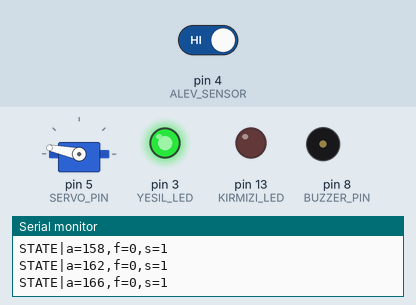
Simulated run of this sketch. Board: Arduino Uno, built with avr-gcc and run on an emulated ATmega328P. Parts: servo, output pins drawn as LEDs (lit = HIGH), buzzer (waves = sounding, pin HIGH), the last lines printed to the serial monitor. The test bench sets the inputs (shaded band); at power-on: pin 4 (ALEV_SENSOR) HIGH.

Above: at 1.2 s.
1.3 s: pin 4 (ALEV_SENSOR) driven LOW
4.3 s: pin 4 (ALEV_SENSOR) driven HIGH
At 5.32 s:
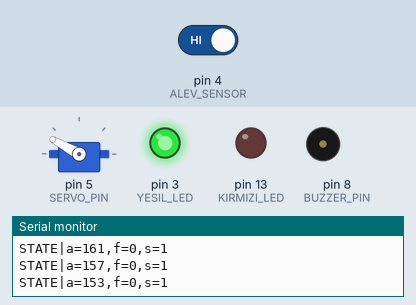
At 5.93 s:
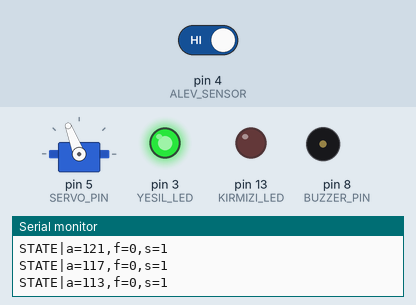
7.3 s: pin 4 (ALEV_SENSOR) driven LOW
At 16.25 s:
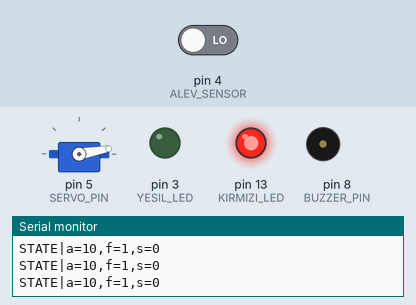
Timing chart, 0 to 16.3 s (numbered marks = the images above; inputs shaded):
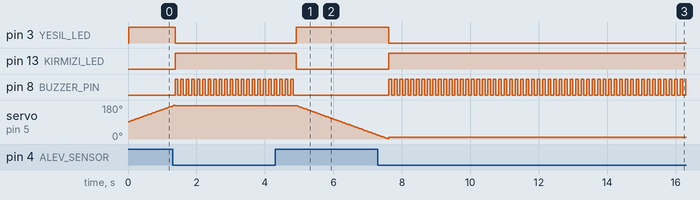

Measured:
- after the input at 1.3 s, pin 3 (YESIL_LED): HIGH → LOW after 0.08 s; pin 13 (KIRMIZI_LED): LOW → HIGH after 0.08 s; pin 8 (BUZZER_PIN): alternates HIGH for 0.08 s and LOW for 0.08 s, starting after 0.08 s; servo on pin 5 (SERVO_PIN): goes on until 1.4 s, then stays 177°
- after the input at 4.3 s, pin 3 (YESIL_LED): LOW → HIGH after 0.61 s; pin 13 (KIRMIZI_LED): HIGH → LOW after 0.61 s; pin 8 (BUZZER_PIN): goes on until 4.8 s, then stays LOW; servo on pin 5 (SERVO_PIN): moves from 177° to 21° over 2.4 s, starting after 0.63 s
- after the input at 7.3 s, pin 3 (YESIL_LED): HIGH → LOW after 0.32 s; pin 13 (KIRMIZI_LED): LOW → HIGH after 0.32 s; pin 8 (BUZZER_PIN): alternates HIGH for 0.08 s and LOW for 0.08 s, starting after 0.32 s

The sketch:

alev_tespit_projesi.ino
```cpp
#include <Servo.h>

#define ALEV_SENSOR 4
#define KIRMIZI_LED 13
#define BUZZER_PIN 8
#define SERVO_PIN 5
#define YESIL_LED 3

/*
  Servo kalibrasyonu:
  - SERVO_RAW_LEFT: sensor tam sola bakarken gereken write() degeri
  - SERVO_RAW_CENTER: sensor duz ortaya bakarken gereken write() degeri
  - SERVO_RAW_RIGHT: sensor tam saga bakarken gereken write() degeri

  Arduino servo feedback vermez; bu nedenle "gercek" aci olarak ancak
  komut edilen konumu kalibre edip raporlayabiliriz.
*/
const int SERVO_RAW_LEFT = 0;
const int SERVO_RAW_CENTER = 90;
const int SERVO_RAW_RIGHT = 180;

/*
  Yeni analiz mantigi:
  - Alev ilk goruldugunde servo hemen durmaz.
  - Sensor alevi gordugu sure boyunca taramaya devam edilir.
  - Gorulen araligin orta noktasi "tespit acisi" kabul edilir.
  - Servo o orta noktaya donup alarm verir.

  Boylece ilk temas noktasi yerine alevin merkezine daha yakin bir aci elde edilir.
*/
const unsigned long STATE_INTERVAL_MS = 55;
const unsigned long TRACK_GAP_MS = 90;
const unsigned long TRACK_TIMEOUT_MS = 2500;
const unsigned long CLEAR_DEBOUNCE_MS = 350;

Servo sg90s;

int rawPos = SERVO_RAW_CENTER;
int sweepDir = 1;

bool scanning = true;
bool ledsAuto = true;
bool alarmActive = false;
bool trackingSpan = false;

int confirmedAngle = 90;
int trackStartAngle = 0;
int trackEndAngle = 0;

unsigned long trackStartedMs = 0;
unsigned long lastFlameSeenMs = 0;
unsigned long clearCandidateMs = 0;
unsigned long lastStateMs = 0;

int clampRawServo(int raw) {
  if (raw < SERVO_RAW_LEFT) {
    return SERVO_RAW_LEFT;
  }
  if (raw > SERVO_RAW_RIGHT) {
    return SERVO_RAW_RIGHT;
  }
  return raw;
}

int mapConstrainedLong(
  long value,
  long inMin,
  long inMax,
  long outMin,
  long outMax
) {
  if (inMin == inMax) {
    return (int)outMin;
  }

  long mapped = map(value, inMin, inMax, outMin, outMax);
  if (outMin < outMax) {
    if (mapped < outMin) {
      mapped = outMin;
    }
    if (mapped > outMax) {
      mapped = outMax;
    }
  } else {
    if (mapped < outMax) {
      mapped = outMax;
    }
    if (mapped > outMin) {
      mapped = outMin;
    }
  }
  return (int)mapped;
}

int logicalAngleFromRaw(int raw) {
  const int clamped = clampRawServo(raw);
  const int center = constrain(SERVO_RAW_CENTER, SERVO_RAW_LEFT, SERVO_RAW_RIGHT);

  if (center <= SERVO_RAW_LEFT || center >= SERVO_RAW_RIGHT) {
    return mapConstrainedLong(clamped, SERVO_RAW_LEFT, SERVO_RAW_RIGHT, 0, 180);
  }

  if (clamped <= center) {
    return mapConstrainedLong(clamped, SERVO_RAW_LEFT, center, 0, 90);
  }

  return mapConstrainedLong(clamped, center, SERVO_RAW_RIGHT, 90, 180);
}

int rawFromLogicalAngle(int angle) {
  const int clamped = constrain(angle, 0, 180);
  const int center = constrain(SERVO_RAW_CENTER, SERVO_RAW_LEFT, SERVO_RAW_RIGHT);

  if (center <= SERVO_RAW_LEFT || center >= SERVO_RAW_RIGHT) {
    return mapConstrainedLong(clamped, 0, 180, SERVO_RAW_LEFT, SERVO_RAW_RIGHT);
  }

  if (clamped <= 90) {
    return mapConstrainedLong(clamped, 0, 90, SERVO_RAW_LEFT, center);
  }

  return mapConstrainedLong(clamped, 90, 180, center, SERVO_RAW_RIGHT);
}

int currentAngle() {
  return logicalAngleFromRaw(rawPos);
}

bool atSweepEdge() {
  return rawPos <= SERVO_RAW_LEFT || rawPos >= SERVO_RAW_RIGHT;
}

void moveServoToRaw(int raw) {
  rawPos = clampRawServo(raw);
  sg90s.write(rawPos);
}

void moveServoToLogicalAngle(int angle) {
  moveServoToRaw(rawFromLogicalAngle(angle));
}

void sendState() {
  const bool moving = !alarmActive && scanning;
  const int reportAngle = alarmActive ? confirmedAngle : currentAngle();

  Serial.print("STATE|a=");
  Serial.print(reportAngle);
  Serial.print(",f=");
  Serial.print(alarmActive ? 1 : 0);
  Serial.print(",s=");
  Serial.print(moving ? 1 : 0);
  Serial.print("\n");
}

void sendStateThrottled() {
  const unsigned long now = millis();
  if (now - lastStateMs >= STATE_INTERVAL_MS) {
    lastStateMs = now;
    sendState();
  }
}

void forceSendState() {
  lastStateMs = millis();
  sendState();
}

void applyLeds() {
  if (!ledsAuto) {
    digitalWrite(YESIL_LED, LOW);
    digitalWrite(KIRMIZI_LED, LOW);
    return;
  }

  if (alarmActive) {
    digitalWrite(YESIL_LED, LOW);
    digitalWrite(KIRMIZI_LED, HIGH);
  } else {
    digitalWrite(YESIL_LED, HIGH);
    digitalWrite(KIRMIZI_LED, LOW);
  }
}

void drainSerial() {
  while (Serial.available()) {
    (void)Serial.read();
  }
}

void beginTrackingSpan(int angle) {
  trackingSpan = true;
  trackStartAngle = angle;
  trackEndAngle = angle;
  trackStartedMs = millis();
  lastFlameSeenMs = trackStartedMs;
}

void emitAlarmAtAngle(int angle) {
  confirmedAngle = constrain(angle, 0, 180);
  alarmActive = true;
  trackingSpan = false;
  clearCandidateMs = 0;

  moveServoToLogicalAngle(confirmedAngle);

  Serial.print("ALARM|a=");
  Serial.print(confirmedAngle);
  Serial.print("\n");
  Serial.println("YANGIN");
  forceSendState();
}

void finishTrackingSpan() {
  const int minAngle = min(trackStartAngle, trackEndAngle);
  const int maxAngle = max(trackStartAngle, trackEndAngle);
  const int midpoint = (minAngle + maxAngle) / 2;
  emitAlarmAtAngle(midpoint);
}

void emitClear() {
  alarmActive = false;
  trackingSpan = false;
  clearCandidateMs = 0;

  Serial.println("CLEAR");
  Serial.println("YOK");
  forceSendState();
}

void updateFlameAnalysis() {
  const bool flame = (digitalRead(ALEV_SENSOR) == LOW);
  const unsigned long now = millis();
  const int angle = currentAngle();

  if (alarmActive) {
    if (flame) {
      clearCandidateMs = 0;
    } else if (clearCandidateMs == 0) {
      clearCandidateMs = now;
    } else if (now - clearCandidateMs >= CLEAR_DEBOUNCE_MS) {
      emitClear();
    }
    return;
  }

  if (!trackingSpan) {
    if (flame) {
      beginTrackingSpan(angle);
    }
    return;
  }

  if (flame) {
    trackEndAngle = angle;
    lastFlameSeenMs = now;

    if (atSweepEdge() || (now - trackStartedMs >= TRACK_TIMEOUT_MS)) {
      finishTrackingSpan();
    }
    return;
  }

  if (now - lastFlameSeenMs >= TRACK_GAP_MS) {
    finishTrackingSpan();
  }
}

void setup() {
  pinMode(ALEV_SENSOR, INPUT_PULLUP);
  pinMode(KIRMIZI_LED, OUTPUT);
  pinMode(YESIL_LED, OUTPUT);
  pinMode(BUZZER_PIN, OUTPUT);

  sg90s.attach(SERVO_PIN);
  Serial.begin(9600);

  confirmedAngle = 90;
  moveServoToLogicalAngle(confirmedAngle);
  forceSendState();
}

void loop() {
  drainSerial();

  if (!alarmActive) {
    if (scanning) {
      moveServoToRaw(rawPos + sweepDir);
      if (rawPos >= SERVO_RAW_RIGHT) {
        moveServoToRaw(SERVO_RAW_RIGHT);
        sweepDir = -1;
      } else if (rawPos <= SERVO_RAW_LEFT) {
        moveServoToRaw(SERVO_RAW_LEFT);
        sweepDir = 1;
      }
    }
    delay(scanning ? 15 : 35);
  } else {
    digitalWrite(BUZZER_PIN, HIGH);
    delay(80);
    digitalWrite(BUZZER_PIN, LOW);
    delay(80);
  }

  drainSerial();

  updateFlameAnalysis();
  applyLeds();
  drainSerial();

  sendStateThrottled();
}
```
